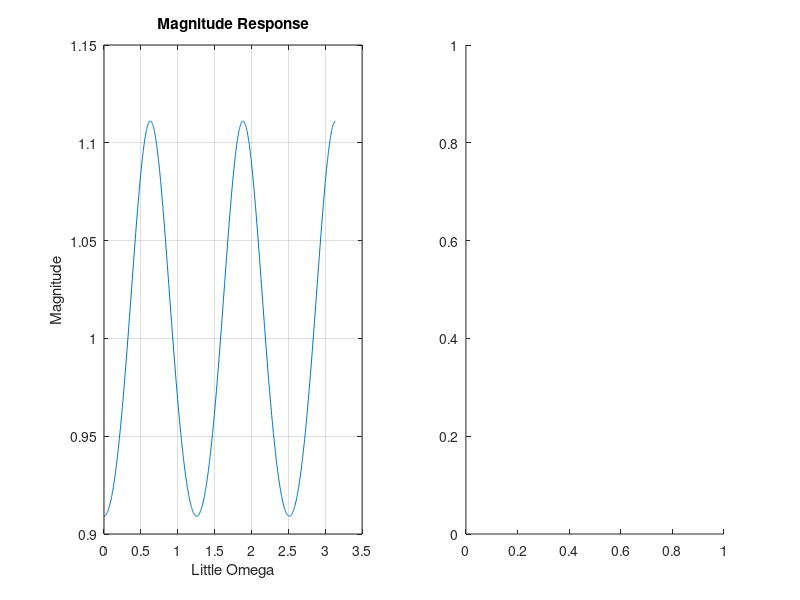

Write MATLAB code to recreate this figure. (Note: this script raises an error after producing the figure.)
clear all
close all
clc

a = [1, 0, 0, 0, 0, 0.1];
b = [1, 0, 0, 0, 0, 0];
N = 1000;

[hh, ff] = freqz(b, a, N);

figure(1);

subplot(1,2,1);
plot(ff,abs(hh));
xlabel('Little Omega');
ylabel('Magnitude');
title('Magnitude Response');
grid on;

subplot(1,2,2);
plot(ff,phase(hh));
xlabel('Little Omega');
ylabel('Phase');
title('Phase Response');
grid on;

% use tf, pzplot, impz function
S = tf(b, a);
NN = 20;
% draw a unit circle
theta = linspace(0, 2*pi, 100);
x = cos(theta);
y = sin(theta);

figure(2);
subplot(121);
pzplot(S);
hold on
plot(x, y, ':')
axis([-1 1 -1 1])
subplot(122);
impz(b, a, NN);
